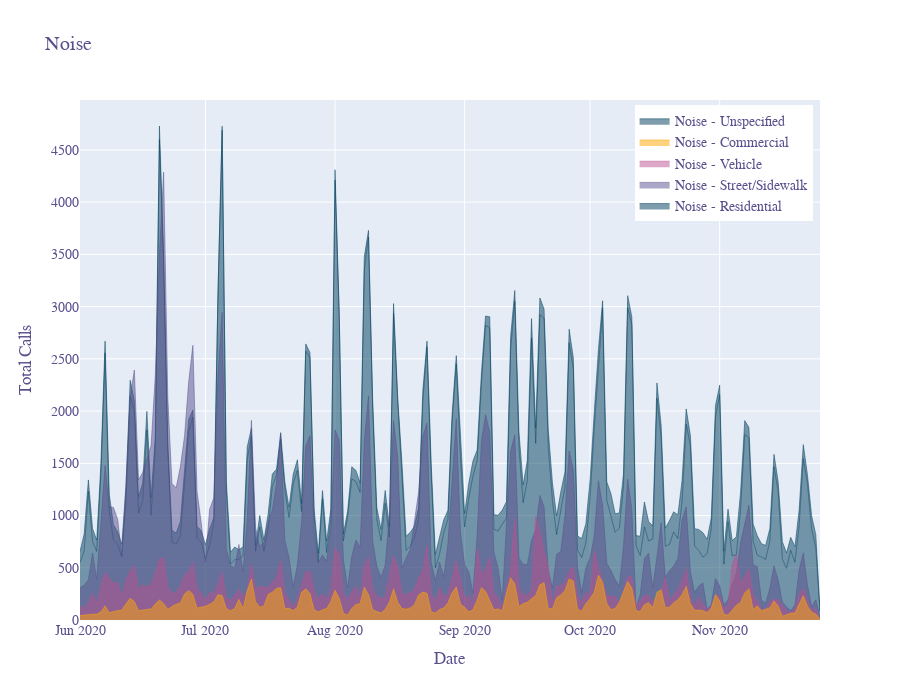

Source (notebook cell):
### Code cell
#create and show area plot
noise_fig = go.Figure()

noise_fig.add_trace(go.Scatter(
    x=noise_r.index, y=noise_r['Noise - Residential'],
    hoverinfo='x+y',
    mode='lines',
    line=dict(width=0.5, color='#003f5c'), name="Noise - Residential",
    stackgroup='one'
))
    
noise_fig.add_trace(go.Scatter(
    x=noise_s.index, y=noise_s['Noise - Street/Sidewalk'],
    hoverinfo='x+y',
    mode='lines',
    line=dict(width=0.5, color='#58508d'), name='Noise - Street/Sidewalk',
    stackgroup='two' 
))

noise_fig.add_trace(go.Scatter(
    x=noise_v.index, y=noise_v['Noise - Vehicle'],
    hoverinfo='x+y',
    mode='lines',
    line=dict(width=0.5, color='#bc5090'), name='Noise - Vehicle',
    stackgroup='three' 
))


noise_fig.add_trace(go.Scatter(
    x=noise_c.index, y=noise_c['Noise - Commercial'],
    hoverinfo='x+y',
    mode='lines',
    line=dict(width=0.5, color='#ffa600'), name='Noise - Commercial',
    stackgroup='four' 
))

noise_fig.add_trace(go.Scatter(
    x=noise.index, y=noise['Noise - Unspecified'],
    hoverinfo='x+y',
    mode='lines',
    line=dict(width=0.5, color='#003f5c'), name="Noise - Unspecified",
    stackgroup='one'
))

noise_fig.update_layout(legend=dict(
    yanchor="top",
    y=0.99,
    xanchor="right",
    x=0.99
))

noise_fig.update_layout(title="Noise", height=700,
                  xaxis_title="Date",
                  yaxis_title="Total Calls", 

font=dict(family="silom",
          size=14, color="#58508d"))

noise_fig.show()

### Figure 1 — Plotly figure (JSON) as saved in the notebook; plotly's stock layout.template omitted (floating-point values rounded to 4 significant figures; data arrays with more than 128 entries replaced by an {"elided": "..."} marker saying what was removed)
{"data": [{"name": "Noise - Residential", "stackgroup": "one", "mode": "lines", "hoverinfo": "x+y", "y": {"elided": "178 int values"}, "x": {"elided": "178 str values"}, "line": {"color": "#003f5c", "width": 0.5}, "type": "scatter"}, {"name": "Noise - Street/Sidewalk", "stackgroup": "two", "mode": "lines", "hoverinfo": "x+y", "y": {"elided": "178 int values"}, "x": {"elided": "178 str values"}, "line": {"color": "#58508d", "width": 0.5}, "type": "scatter"}, {"name": "Noise - Vehicle", "stackgroup": "three", "mode": "lines", "hoverinfo": "x+y", "y": {"elided": "178 int values"}, "x": {"elided": "178 str values"}, "line": {"color": "#bc5090", "width": 0.5}, "type": "scatter"}, {"name": "Noise - Commercial", "stackgroup": "four", "mode": "lines", "hoverinfo": "x+y", "y": {"elided": "178 int values"}, "x": {"elided": "178 str values"}, "line": {"color": "#ffa600", "width": 0.5}, "type": "scatter"}, {"name": "Noise - Unspecified", "stackgroup": "one", "mode": "lines", "hoverinfo": "x+y", "y": {"elided": "177 int values"}, "x": {"elided": "177 str values"}, "line": {"color": "#003f5c", "width": 0.5}, "type": "scatter"}], "layout": {"title": {"text": "Noise"}, "yaxis": {"title": {"text": "Total Calls"}}, "height": 700, "xaxis": {"title": {"text": "Date"}}, "font": {"color": "#58508d", "family": "silom", "size": 14}, "legend": {"y": 0.99, "x": 0.99, "xanchor": "right", "yanchor": "top"}}}
